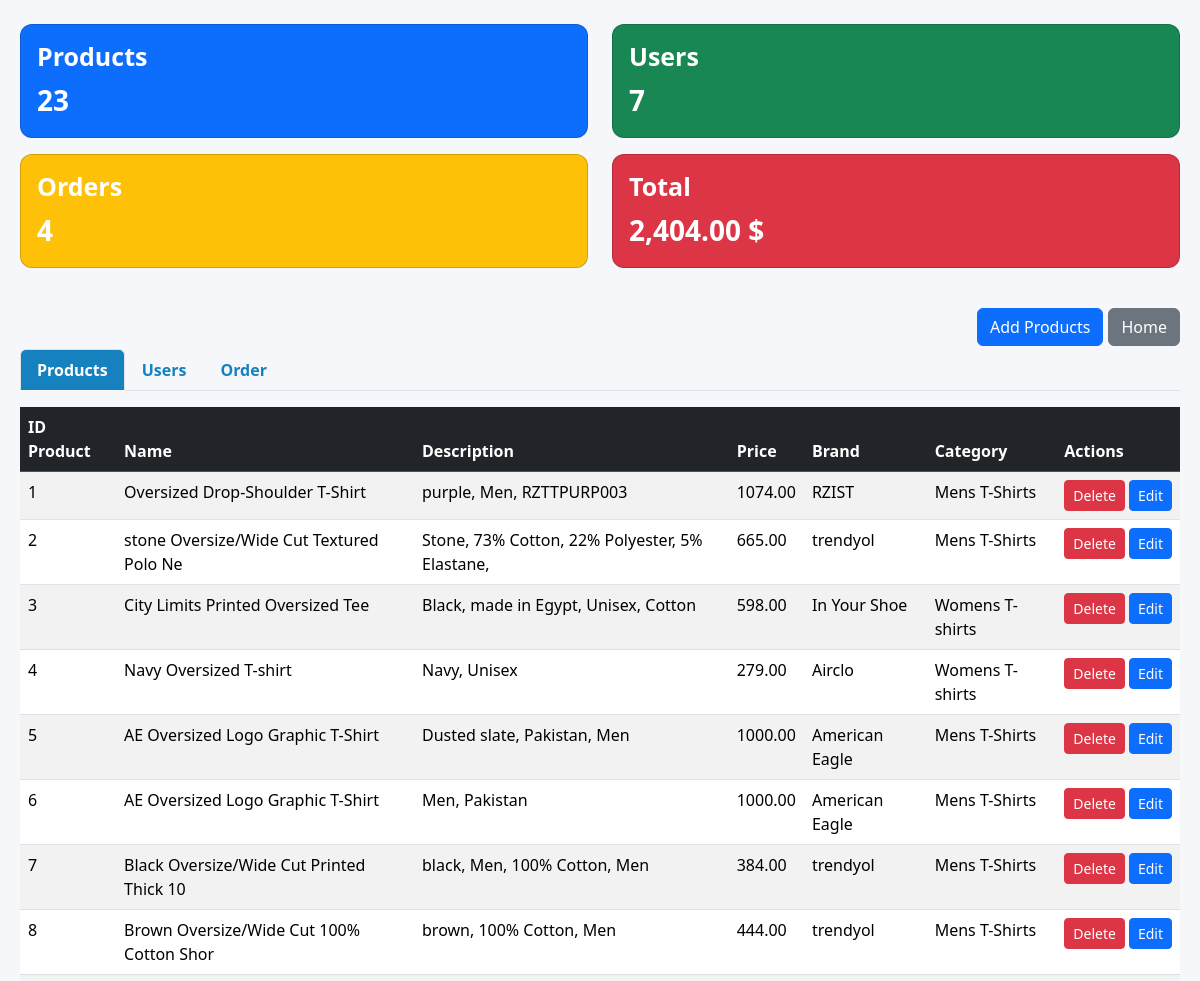
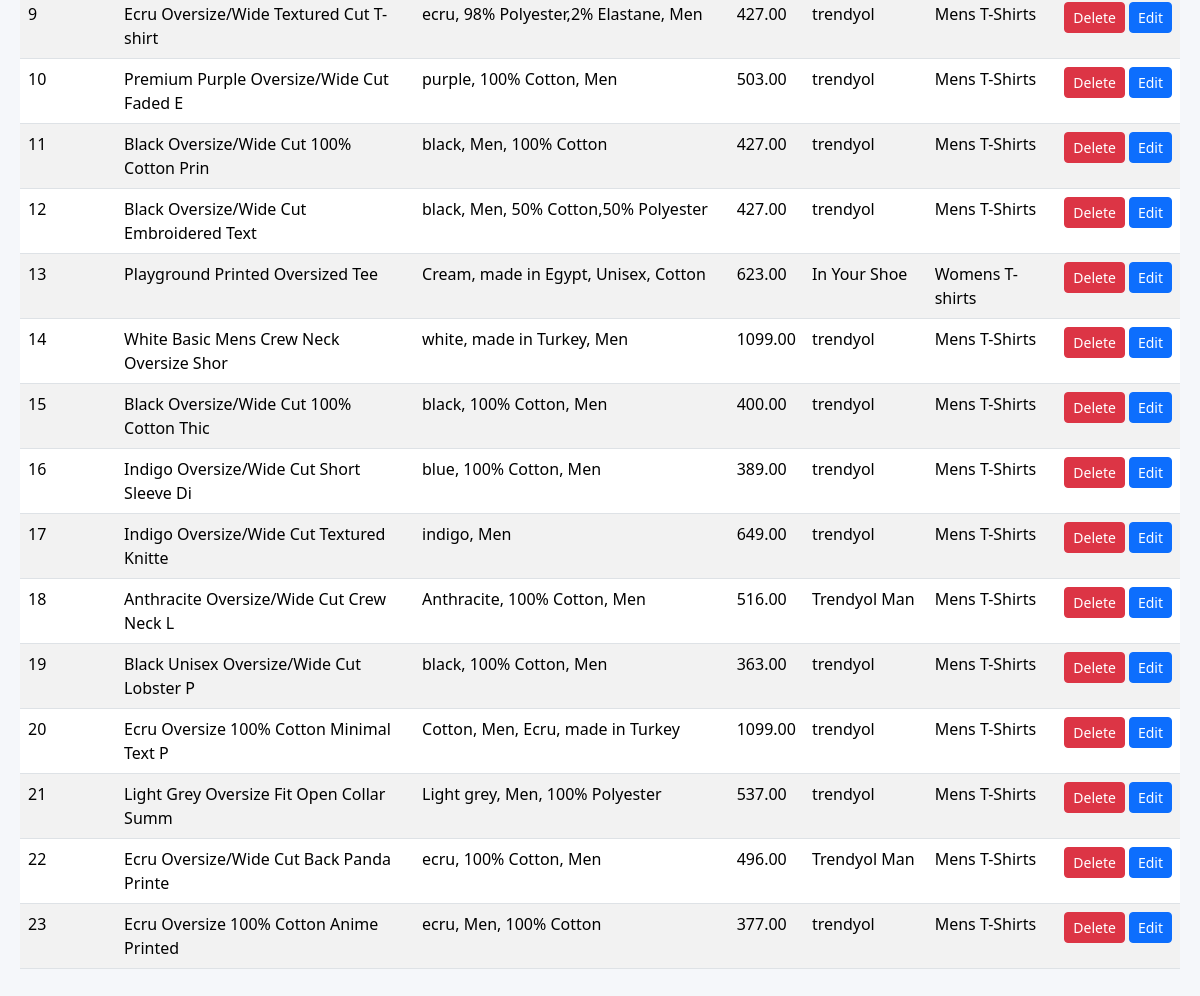
/dashbord_html.php, run on the app's committed database (2 pictures, top to bottom).
### tables this page shows
CREATE TABLE `products` (
  `id_P` int(20) NOT NULL,
  `name` varchar(40) NOT NULL,
  `describtion` varchar(150) NOT NULL,
  `price` decimal(15,2) NOT NULL,
  `brand` varchar(30) NOT NULL,
  `category` varchar(30) NOT NULL
);

### dashbord.php (called while the page is built, shortened)
<?php include "conn.php"; ?>
<?php
$result = mysqli_query($conn, "SELECT * FROM products");
if ($result && mysqli_num_rows($result) > 0) {
    $products = mysqli_fetch_all($result, MYSQLI_ASSOC);
}
$count_result = mysqli_query($conn, "SELECT COUNT(*) AS total FROM products");
$count_row = mysqli_fetch_assoc($count_result);
$total_products = $count_row['total'];
$count_res = mysqli_query($conn, "SELECT COUNT(*) AS total FROM users");
$count_row2 = mysqli_fetch_assoc($count_res);
$total_users = $count_row2['total'];
$order_count_result = mysqli_query($conn, "SELECT COUNT(*) AS total_orders FROM orders");
$order_count_row = mysqli_fetch_assoc($order_count_result);
$total_orders = $order_count_row['total_orders'];
$total_sales_result = mysqli_query($conn, "
    SELECT SUM(p.price) AS total_sales
    FROM order_lists ol
    JOIN products p ON ol.id_P = p.id_P
");
$total_sales_row = mysqli_fetch_assoc($total_sales_result);
$total_sales = $total_sales_row['total_sales'];
?>

### dashbord_html.php (the view, shortened to what this page needs)
<?php include "dashbord.php"; ?>
<!DOCTYPE html>
<html lang="en">
<head>
    <link rel="stylesheet" href="styles/bootstrap.min.css">
    <link rel="stylesheet" href="styles/dashbord.css">
</head>
<body>
<div class="container-fluid py-4">
        <div class="row mb-4">
        <div class="col-md-6 mb-3">
            <div class="card text-white bg-primary h-100">
                <div class="card-body">
                    <h5 class="card-title">Products</h5>
                    <p class="card-text fs-3"><?= $total_products ?></p>
                </div>
            </div>
        </div>
        <div class="col-md-6 mb-3">
            <div class="card text-white bg-success h-100">
                <div class="card-body">
                    <h5 class="card-title">Users</h5>
                    <p class="card-text fs-3"><?= $total_users ?></p>
                </div>
            </div>
        </div>
        <div class="col-md-6 mb-3">
            <div class="card text-white bg-warning h-100">
                <div class="card-body">
                    <h5 class="card-title">Orders</h5>
                    <p class="card-text fs-3"><?= $total_orders ?></p>
                </div>
            </div>
        </div>
        <div class="col-md-6 mb-3">
            <div class="card text-white bg-danger h-100">
                <div class="card-body">
                    <h5 class="card-title">Total</h5>
                    <p class="card-text fs-3"><?= number_format($total_sales, 2) ?> $</p>
                </div>
            </div>
        </div>
    </div>
    <div class="buttons-container">
        <a href="admin_html.php" class="btn btn-primary"> Add Products</a>
        <a href="index.php" class="btn btn-secondary">Home</a>
    </div>
    <ul class="nav nav-tabs mb-3">
        <li class="nav-item"><a class="nav-link active" href="#" onclick="showTab('products')">Products</a></li>
        <li class="nav-item"><a class="nav-link" href="#" onclick="showTab('customers')">Users</a></li>
        <li class="nav-item"><a class="nav-link" href="#" onclick="showTab('order')">Order</a></li>
    </ul>
    <div id="products" class="tab-content">
        <table class="table table-striped table-hover">
            <thead class="table-dark">
                <tr>
                    <th>ID Product</th>
                    <th>Name</th>
                    <th>Description</th>
                    <th>Price</th>
                    <th>Brand</th>
                    <th>Category</th>
                    <th>Actions</th>
                </tr>
            </thead>
            <tbody>
            <?php foreach($products as $p): ?>
                <tr>
                    <td><?= $p['id_P'] ?></td>
                    <td><?= $p['name'] ?></td>
                    <td><?= $p['describtion'] ?></td>
                    <td><?= $p['price'] ?></td>
                    <td><?= $p['brand'] ?></td>
                    <td><?= $p['category'] ?></td>
                    <td>
                        <div class="d-flex gap-1">
                            <form action="php_prod.php" method="POST" style="display:inline-block;">
                                <button type="submit" class="btn btn-danger btn-sm" onclick="return confirm('Are you sure?')">Delete</button>
                            </form>
                            <a class="btn btn-primary btn-sm"
                               href="admin_html.php?
                               id=<?= $p['id_P'] ?>&
                               name=<?= urlencode($p['name']) ?>&
                               desc=<?= urlencode($p['describtion']) ?>&
                               price=<?= $p['price'] ?>&
                               brand=<?= urlencode($p['brand']) ?>&
                               category=<?= urlencode($p['category']) ?>">
                               Edit
                            </a>
                        </div>
                    </td>
                </tr>
            <?php endforeach; ?>
            </tbody>
        </table>
    </div>
</div>
</body>
</html>

### styles/dashbord.css (style rules this page uses)
body { font-family: 'Segoe UI', Tahoma, Geneva, Verdana, sans-serif; background-color: #f5f7fa; color: #333; }
.container-fluid { padding: 20px; }
.card { border-radius: 12px; transition: transform 0.2s, box-shadow 0.2s; }
.card-title { font-size: 25px; font-weight: bold; }
.card-text { font-size: 22px; font-weight: 600; }
.nav-tabs { margin-bottom: 15px; }
.nav-link { color: #1581BF; font-weight: bold; }
.nav-link.active { background-color: #1581BF !important; color: #fff !important; border-radius: 6px 6px 0 0; }
.buttons-container { display: flex; flex-wrap: wrap; gap: 5px; justify-content: flex-end; margin-bottom: 3px; }

### data on the page
products: id_P "1", name "Oversized Drop-Shoulder T-Shirt", describtion "purple, Men, RZTTPURP003", price "1074.00", brand "RZIST", category "Mens T-Shirts"
products: id_P "2", name "stone Oversize/Wide Cut Textured Polo Ne", describtion "Stone, 73% Cotton, 22% Polyester, 5% Elastane,", price "665.00", brand "trendyol", category "Mens T-Shirts"
products: id_P "3", name "City Limits Printed Oversized Tee", describtion "Black, made in Egypt, Unisex, Cotton", price "598.00", brand "In Your Shoe", category "Womens T-shirts"
products: id_P "4", name "Navy Oversized T-shirt", describtion "Navy, Unisex", price "279.00", brand "Airclo", category "Womens T-shirts"
products: id_P "5", name "AE Oversized Logo Graphic T-Shirt", describtion "Dusted slate, Pakistan, Men", price "1000.00", brand "American Eagle", category "Mens T-Shirts"
products: id_P "6", name "AE Oversized Logo Graphic T-Shirt", describtion "Men, Pakistan", price "1000.00", brand "American Eagle", category "Mens T-Shirts"
products: id_P "7", name "Black Oversize/Wide Cut Printed Thick 10", describtion "black, Men, 100% Cotton, Men", price "384.00", brand "trendyol", category "Mens T-Shirts"
products: id_P "8", name "Brown Oversize/Wide Cut 100% Cotton Shor", describtion "brown, 100% Cotton, Men", price "444.00", brand "trendyol", category "Mens T-Shirts"
products: id_P "9", name "Ecru Oversize/Wide Textured Cut T-shirt", describtion "ecru, 98% Polyester,2% Elastane, Men", price "427.00", brand "trendyol", category "Mens T-Shirts"
products: id_P "10", name "Premium Purple Oversize/Wide Cut Faded E", describtion "purple, 100% Cotton, Men", price "503.00", brand "trendyol", category "Mens T-Shirts"
products: id_P "11", name "Black Oversize/Wide Cut 100% Cotton Prin", describtion "black, Men, 100% Cotton", price "427.00", brand "trendyol", category "Mens T-Shirts"
products: id_P "12", name "Black Oversize/Wide Cut Embroidered Text", describtion "black, Men, 50% Cotton,50% Polyester", price "427.00", brand "trendyol", category "Mens T-Shirts"
products: id_P "13", name "Playground Printed Oversized Tee", describtion "Cream, made in Egypt, Unisex, Cotton", price "623.00", brand "In Your Shoe", category "Womens T-shirts"
products: id_P "14", name "White Basic Mens Crew Neck Oversize Shor", describtion "white, made in Turkey, Men", price "1099.00", brand "trendyol", category "Mens T-Shirts"
products: id_P "15", name "Black Oversize/Wide Cut 100% Cotton Thic", describtion "black, 100% Cotton, Men", price "400.00", brand "trendyol", category "Mens T-Shirts"
products: id_P "16", name "Indigo Oversize/Wide Cut Short Sleeve Di", describtion "blue, 100% Cotton, Men", price "389.00", brand "trendyol", category "Mens T-Shirts"
products: id_P "17", name "Indigo Oversize/Wide Cut Textured Knitte", describtion "indigo, Men", price "649.00", brand "trendyol", category "Mens T-Shirts"
products: id_P "18", name "Anthracite Oversize/Wide Cut Crew Neck L", describtion "Anthracite, 100% Cotton, Men", price "516.00", brand "Trendyol Man", category "Mens T-Shirts"
products: id_P "19", name "Black Unisex Oversize/Wide Cut Lobster P", describtion "black, 100% Cotton, Men", price "363.00", brand "trendyol", category "Mens T-Shirts"
products: id_P "20", name "Ecru Oversize 100% Cotton Minimal Text P", describtion "Cotton, Men, Ecru, made in Turkey", price "1099.00", brand "trendyol", category "Mens T-Shirts"
products: id_P "21", name "Light Grey Oversize Fit Open Collar Summ", describtion "Light grey, Men, 100% Polyester", price "537.00", brand "trendyol", category "Mens T-Shirts"
products: id_P "22", name "Ecru Oversize/Wide Cut Back Panda Printe", describtion "ecru, 100% Cotton, Men", price "496.00", brand "Trendyol Man", category "Mens T-Shirts"
products: id_P "23", name "Ecru Oversize 100% Cotton Anime Printed", describtion "ecru, Men, 100% Cotton", price "377.00", brand "trendyol", category "Mens T-Shirts"

### other printed values
$total_products "23"
$total_users "7"
$total_orders "4"
$total_sales "2,404.00"
